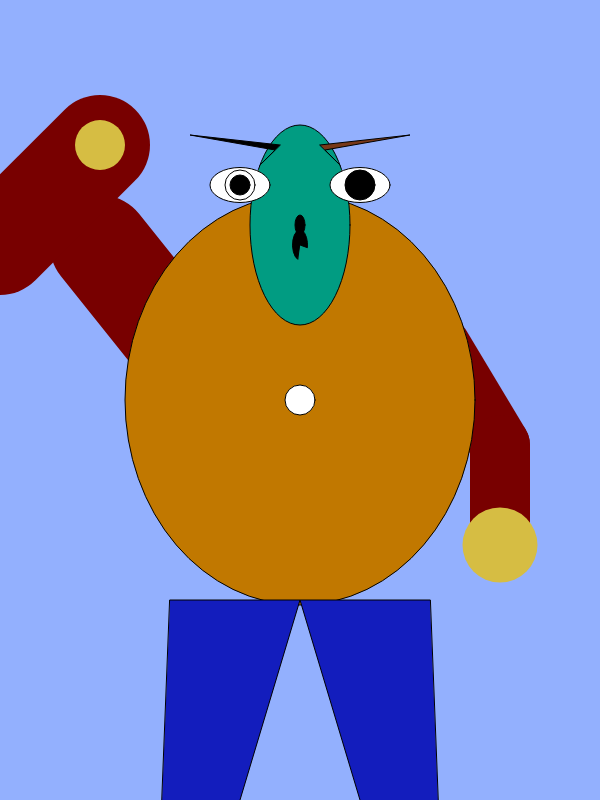
Frame 1 (no input)
Frame 60 (no input): identical to frame 1, image omitted
Frame 120 (the mouse pressed at the canvas centre since frame 60): identical to frame 1, image omitted

The p5.js sketch that drew this single still picture (run headless with seeded random() and noise() and a simulated clock; from frame 60 on, the mouse is pressed at the canvas centre):

// p5.js sketch
// ── sketch.js
function setup() {
    // create a canvas to draw on
    createCanvas( 600, 800 );
}

function draw() {

    // background
    background( 'rgb(147, 176, 254 )' );

    /* ***************************** */
    /* MAIN SANDBOX */
    /* ***************************** */
    push();

    // set the grid center( x:0, y:0 )
    // to canvas center
    translate( 300, 400 );


    /* ***************************** */
    /* ARMS */
    /* ***************************** */
    push();
    translate( 0, -55 );

   // left arm
   stroke( 'rgba(120, 0, 0, 1.0)' );
   strokeWeight( 100 );
   line( -120, 0, -200, -100 );
   line( -300, -100, -200, -200 );

   // hand
   stroke( 'rgb(214, 189, 67)' );
   strokeWeight( 50 );
   point( -200, -200 );

   // right arm
   rotate( PI );
   stroke( 'rgba(120, 0, 0, 1.0)' );
   strokeWeight( 60 );
   line( -140, 0, -200, -100 );
   line( -200, -100, -200, -200 );

   // hand
   stroke( 'rgb(214, 189, 67)' );
   strokeWeight( 75 );
   point( -200, -200 );

    pop(); // ARMS END

    /* ***************************** */
       /* BODY */
       /* ***************************** */
    push();
    fill( 'rgb(193, 120, 0)' );
    ellipse (0, 0, 350, 410);
    //button
    fill( 'rgb(254, 254, 254' );
    ellipse( 0, 0, 30 );

   pop(); // BODY END


   /* ***************************** */
   /* LEGS */
   /* ***************************** */
   push();
   translate( 0, 200 );

   // left leg
   fill( 'rgb(19, 29, 189)' );
   triangle( -130, 0, 0, 0, -150, 500 );
   // right leg
   scale( -1, 1 );
   triangle( -130, 0, 0, 0, -150, 500 );
   pop(); // LEGS END


   /* ***************************** */
      /* HEAD */
      /* ***************************** */
      push();
      translate( 0, -175 );

      fill( 'rgb(1, 156, 130)' );
      ellipse( 0, 0, 100, 200 );

      // mouth
      fill( 0 );
      arc(
          0,
          20,
          15,
          30,
          radians(100),
          radians(20),
          PIE
      );
      // nose
         ellipse( 0, 0, 10, 20 );

         // eyes
         // left
         push();
         translate( -60, -40 );

         fill(255);
         ellipse( 0, 0, 60, 35 );
         noFill();
         fill( '(rgb(0, 0, 0)' );
         ellipse( 0, 0, 30 );
         fill( 0 );
         ellipse( 0, 0, 20 );

         quad( 20, -20, 35, -35, -50, -50, 40, -40 );
   pop();

   // right
   push();
   translate( 60, -40 );

   fill(255);
   ellipse( 0, 0, 60, 35 );
   noFill();
   fill( 'rgb(0, 0, 0)' );
   ellipse( 0, 0, 30 );
   fill( 0 );
   ellipse( 0, 0, 20 );
   fill( 'rgb(119, 56, 25)' );
   quad( -20, -20, -35, -35, 50, -50, -40, -40 );
   pop();

   pop(); // HEAD END




   pop();
 }
